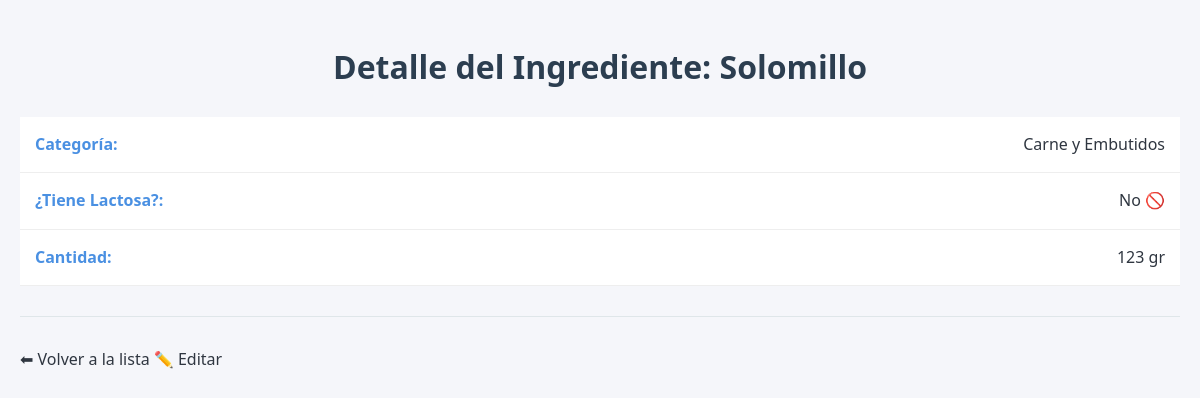
Page /ingredientes/1 on the earlier database version.
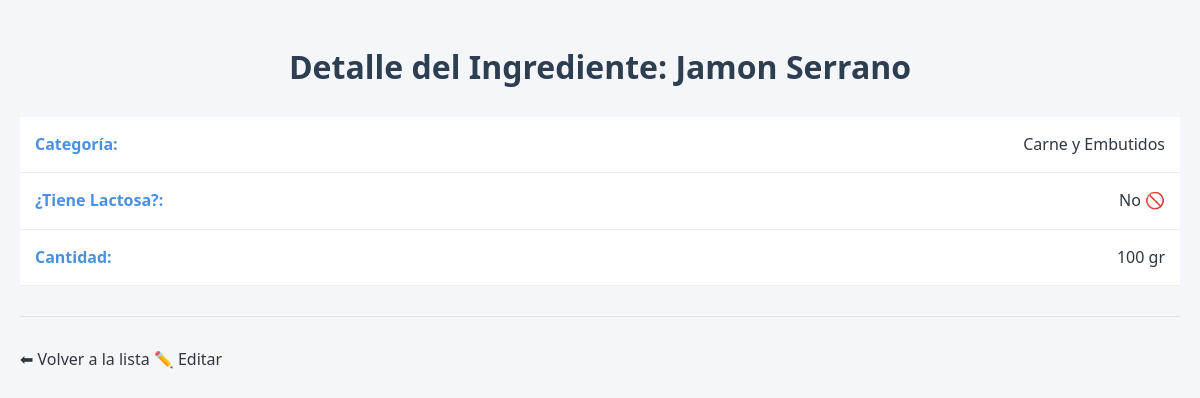
Same page on the later database version.
### recetasApp/models.py (models this page shows, shortened)
class Ingrediente(models.Model):
    nombre=models.CharField(max_length=100)
    categoria=models.ForeignKey(CategoriaIngrediente, on_delete=models.CASCADE)
    lactosa=models.ForeignKey(Lactosa, on_delete=models.CASCADE,default=False)
    cantidad=models.ForeignKey(Cantidad, on_delete=models.CASCADE)

class Cantidad(models.Model):
    cantidad=models.IntegerField()

class CategoriaIngrediente(models.Model):
    nombre=models.CharField(max_length=100)

### recetasApp/views.py (the view)
# urls.py: path('ingredientes/<int:pk>', views.IngredienteDetailView.as_view(), name='ingrediente_detalle'),
class IngredienteDetailView(DetailView):
    model = Ingrediente
    template_name = 'recetasApp/ingrediente_detalle.html'
    context_object_name = 'ingrediente'

### recetasApp/templates/recetasApp/ingrediente_detalle.html
{% extends 'recetasApp/base.html' %}
{% block content %}
    <h1>Detalle del Ingrediente: {{ ingrediente.nombre }}</h1>
    <ul>
        <li><strong>Categoría:</strong> {{ ingrediente.categoria.nombre }}</li>
        <li><strong>¿Tiene Lactosa?:</strong> {% if ingrediente.lactosa.lactosa %} Sí ✅🥛 {% else %} No 🚫 {% endif %}</li>
        <li><strong>Cantidad:</strong> {{ ingrediente.cantidad.cantidad }} gr</li>
    </ul>
    <hr>
    <a href="{% url 'ingredientes_list' %}">⬅ Volver a la lista</a>
    <a href="{% url 'ingrediente_editar' pk=ingrediente.pk %}">✏️ Editar</a>
{% endblock %}

Differences in the rows shown:
changed Ingrediente "Carne y Embutidos": nombre "Solomillo" → "Jamon Serrano"; cantidad.cantidad "123" → "100"
